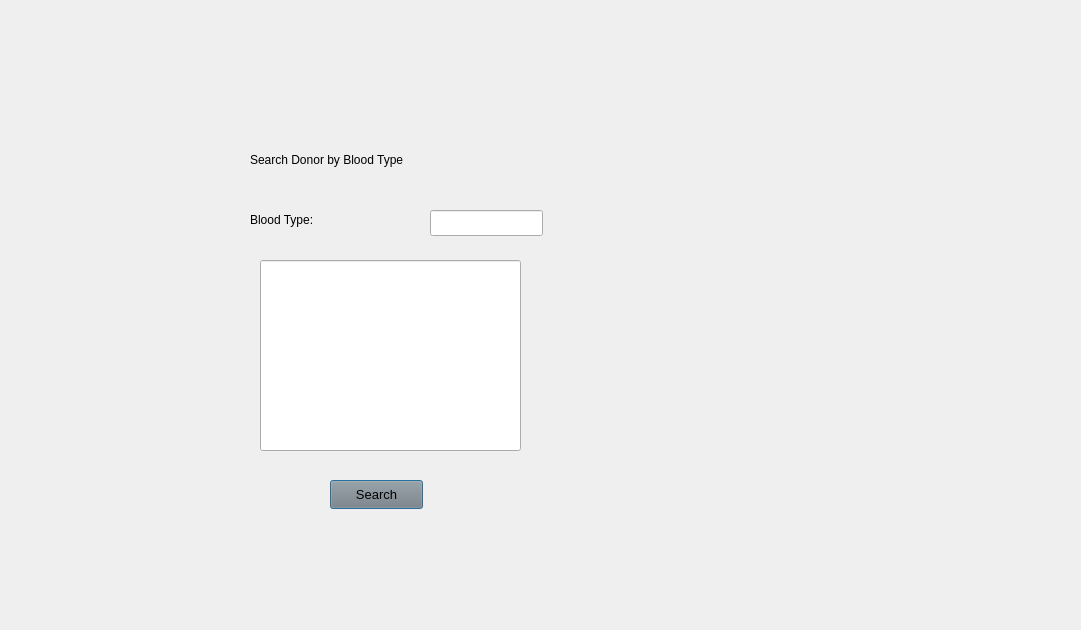
<?xml version="1.0" encoding="UTF-8"?>
<ui version="4.0">
 <class>searchdonordialog</class>
 <widget class="QDialog" name="searchdonordialog">
  <property name="geometry">
   <rect>
    <x>0</x>
    <y>0</y>
    <width>1081</width>
    <height>630</height>
   </rect>
  </property>
  <property name="windowTitle">
   <string>Dialog</string>
  </property>
  <property name="styleSheet">
   <string notr="true">QPushButton{
font-size:13px;
background: light gray;
color: black;
}</string>
  </property>
  <widget class="QLabel" name="label">
   <property name="geometry">
    <rect>
     <x>250</x>
     <y>139</y>
     <width>411</width>
     <height>41</height>
    </rect>
   </property>
   <property name="text">
    <string>Search Donor by Blood Type</string>
   </property>
  </widget>
  <widget class="QLabel" name="label_2">
   <property name="geometry">
    <rect>
     <x>250</x>
     <y>199</y>
     <width>171</width>
     <height>41</height>
    </rect>
   </property>
   <property name="text">
    <string>Blood Type: </string>
   </property>
  </widget>
  <widget class="QLabel" name="label_3">
   <property name="geometry">
    <rect>
     <x>270</x>
     <y>320</y>
     <width>63</width>
     <height>20</height>
    </rect>
   </property>
   <property name="text">
    <string/>
   </property>
  </widget>
  <widget class="QLineEdit" name="lineEdit_2">
   <property name="geometry">
    <rect>
     <x>260</x>
     <y>260</y>
     <width>261</width>
     <height>191</height>
    </rect>
   </property>
  </widget>
  <widget class="QLineEdit" name="lineEdit_3">
   <property name="geometry">
    <rect>
     <x>430</x>
     <y>210</y>
     <width>113</width>
     <height>26</height>
    </rect>
   </property>
  </widget>
  <widget class="QPushButton" name="pushButton">
   <property name="geometry">
    <rect>
     <x>330</x>
     <y>480</y>
     <width>93</width>
     <height>29</height>
    </rect>
   </property>
   <property name="text">
    <string>Search</string>
   </property>
  </widget>
 </widget>
 <resources/>
 <connections/>
</ui>
